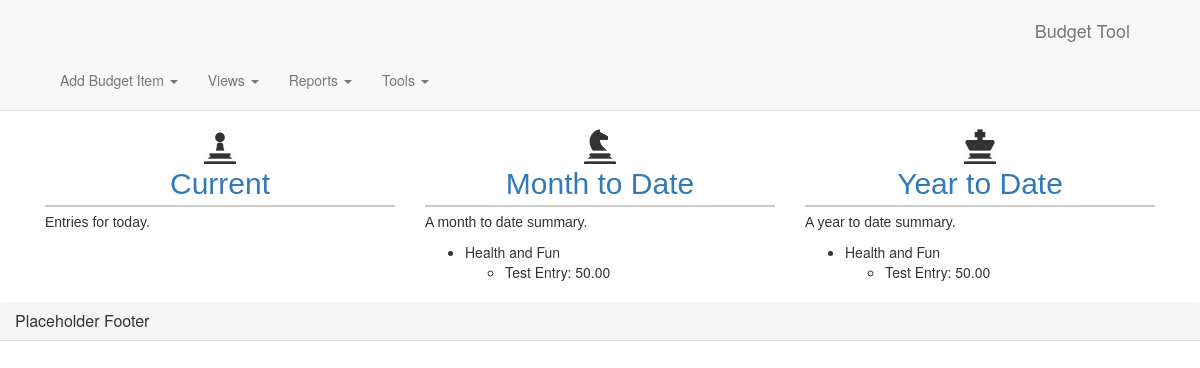
The app's page /, older data.
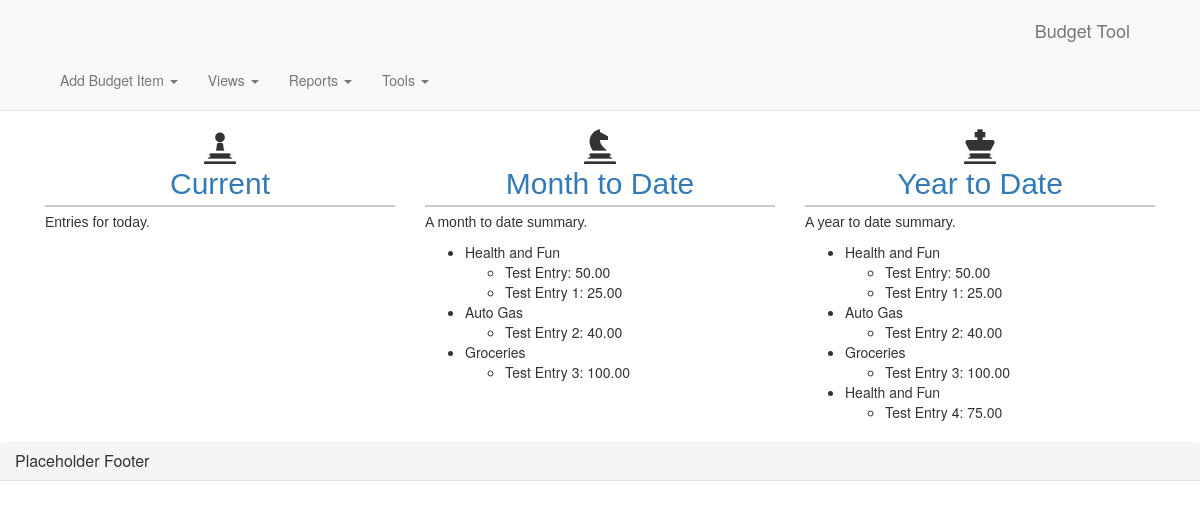
The same page, newer data.
### main_app/models.py (models this page shows, shortened)
class Budget_Item(models.Model):
    user = models.ForeignKey(User, null=True)
    name = models.CharField(max_length=100)
    expend_category = models.CharField(max_length=100)
    amount = models.DecimalField(max_digits=10, decimal_places=2)
    entry_month = models.IntegerField(default=1)
    entry_day = models.IntegerField(default=1)
    entry_year = models.IntegerField(default=1)
    description = models.CharField(max_length=100)

### main_app/views.py (the view)
# urls.py: url(r'^$', views.index, name = 'index'),
def index(request):
    budget_items = Budget_Item.objects.all()
    form = BudgetForm
    return render(request, 'index.html', {'budget_items':budget_items, 'budget_items_current':budget_items_current, 'budget_items_mtd':budget_items_mtd,'budget_items_ytd':budget_items_ytd,'form':form})

### main_app/templates/index.html (shortened to what this page needs)
{% extends 'base.html' %}
{% load staticfiles %}
{% block content %}
        <div class="container">
            <div class="row text-center features">
                <div class="col-sm-4">
                    <i class="glyphicon glyphicon-pawn"></i>
                    <h2><a href="current.html">Current</a></h2><p class="text-left">Entries for today.</p>
                    {% regroup budget_items_current by expend_category as expend_list %}
                </div>
                <div class="col-sm-4">
                    <i class="glyphicon glyphicon-knight"></i>
                    <h2><a href="monthtodate.html">Month to Date</a></h2><p class="text-left">A month to date summary.</p>
                    {% regroup budget_items_mtd by expend_category as expend_list %}
                    <ul class="text-left">
                    {% for expend_category in expend_list %}
                        <li>{{ expend_category.grouper }}
                            <ul>
                                {% for budget_item_mtd in expend_category.list %}
                                      <li>{{ budget_item_mtd.name }}: {{ budget_item_mtd.amount }}</li>
                                {% endfor %}
                            </ul>
                        </li>
                    {% endfor %}
                </div>
                <div class="col-sm-4">
                    <i class="glyphicon glyphicon-king"></i>
                    <h2><a href="yeartodate.html">Year to Date</a></h2><p class="text-left">A year to date summary.</p>
                    {% regroup budget_items_ytd by expend_category as expend_list %}
                    <ul class="text-left">
                    {% for expend_category in expend_list %}
                        <li>{{ expend_category.grouper }}
                            <ul>
                                {% for budget_item_ytd in expend_category.list %}
                                      <li>{{ budget_item_ytd.name }}: {{ budget_item_ytd.amount }}</li>
                                {% endfor %}
                            </ul>
                        </li>
                    {% endfor %}
                </div>
            </div>
        </div>
        <div class="container">
        </div>
{% endblock %}

### main_app/templates/base.html (shortened to what this page needs)
{% load staticfiles %}
{% load widget_tweaks %}
<!DOCTYPE html>
<html lang="en">
<head>
    <link rel="stylesheet" href="https://maxcdn.bootstrapcdn.com/bootstrap/4.0.0-beta/css/bootstrap.min.css">
    <link href="{% static 'css/bootstrap.css' %}"
          rel="stylesheet">
    <link href="{% static 'css/style.css' %}"
          rel="stylesheet">
</head>
    <body>
        <div class="navbar navbar-default navbar-static-top">
            <div class="container">
            <div class="navbar-header">
                <a href="/" class="navbar-brand">Budget Tool</a>
            </div>
            <ul class="nav navbar-nav navbar-right collapse navbar-collapse">
                <li>
                    <a href="/" data-target='#' data-toggle="dropdown">Add Budget Item <span class="caret"></span></a>
                </li>
                <li>
                    <a href="/" data-target='#' data-toggle="dropdown">Views <span class="caret"></span></a>
                </li>
                <li>
                    <a href="reports.html" data-target='#' data-toggle="dropdown">Reports <span class="caret"></span></a>
                </li>
                <li>
                    <a href="tools.html" data-target='#' data-toggle="dropdown">Tools <span class="caret"></span></a>
                </li>
            </ul>
            </div>
        </div>
        {% block content %}
        {% endblock %}
        <div class="panel-default">
            <div class="panel-heading">
                <h3 class="panel-title">Placeholder Footer</h3>
            </div>
        </div>
    </body>
</html>

### main_app/static/css/style.css (style rules this page uses)
h2 { color: #555555; margin: 0 0 5px 0; padding: 0 0 5px 0; border-bottom: 2px solid #cccccc; font-family: Helvetica, Arial, sans-serif; }
p { font-family: Helvetica, Arial, sans-serif; font-size: 14px; }
.features .glyphicon { font-size: 32px; }

Row changes from the older to the newer data that the page shows:
added Budget_Item: name "Test Entry 1", amount "25.00"
added Budget_Item: grouper "Auto Gas", name "Test Entry 2", amount "40.00", grouper "Auto Gas"
added Budget_Item: grouper "Groceries", name "Test Entry 3", amount "100.00", grouper "Groceries"
added Budget_Item: grouper "Health and Fun", name "Test Entry 4", amount "75.00"
